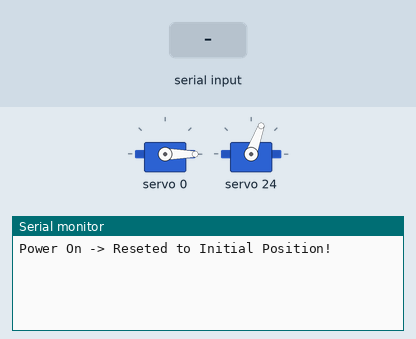
The sketch below on a simulated Arduino Uno, built with avr-gcc and run on an emulated ATmega328P. On the bench: 2 × servo, the last lines printed to the serial monitor. Inputs (shaded band) come from the test bench.

Above: at 1.2 s.
1.3 s: "I\n" received over Serial
At 2.5 s:
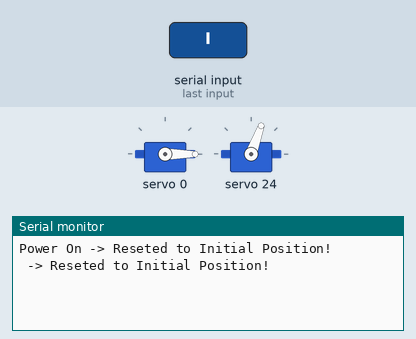
2.8 s: "S\n" received over Serial
At 3.3 s:
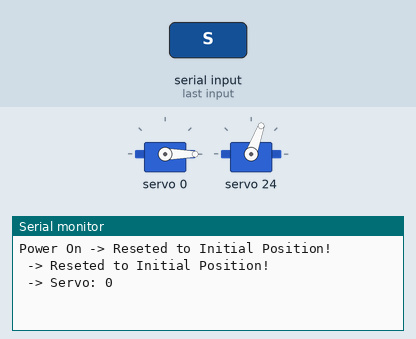
4.3 s: "F\n" received over Serial
At 5.3 s:
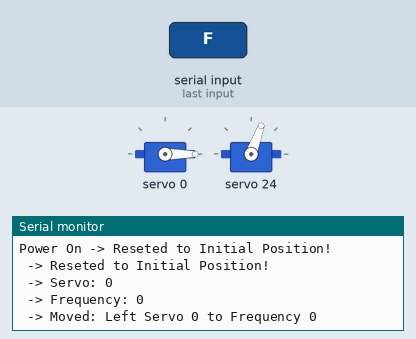

The sketch:

Odrins_first_steps.ino
```cpp
#include <Wire.h>
#include <Adafruit_PWMServoDriver.h>

Adafruit_PWMServoDriver rPwm = Adafruit_PWMServoDriver(0x40);
Adafruit_PWMServoDriver lPwm = Adafruit_PWMServoDriver(0x41);

int servo = -1;
int freq = -1;
int side = 0;

#define SERV_QTY 9
#define PROP_QTY 3

uint16_t rServos[SERV_QTY][PROP_QTY];
uint16_t lServos[SERV_QTY][PROP_QTY];

void initServoParameters() {

  /* ------How pulses work---------------
  */
//degrees = map(pulselength, SERVOMIN, SERVOMAX, 0, 180);
	//Set max, min and initial values for all servos...
	//Leg 0


		rServos[0][0] = 260; //min value
		rServos[0][1] = 590; //max value
		rServos[0][2] = 300; //initial value

		rServos[1][0] = 90; //min value 90
		rServos[1][1] = 0;  //max value
		rServos[1][2] = 0;  //initial value

		rServos[2][0] = 0;  //min value
		rServos[2][1] = 0;  //max value
		rServos[2][2] = 0;  //initial value

	//Leg 1
		rServos[3][0] = 0;  //min value
		rServos[3][1] = 0;  //max value
		rServos[3][2] = 0;  //initial value

		rServos[4][0] = 0;  //min value
		rServos[4][1] = 0;  //max value
		rServos[4][2] = 0;  //initial value

		rServos[5][0] = 0;  //min value
		rServos[5][1] = 0;  //max value
		rServos[5][2] = 0;  //initial value

	//Leg 2
		rServos[6][0] = 0;  //min value
		rServos[6][1] = 0;  //max value
		rServos[6][2] = 0;  //initial value

		rServos[7][0] = 0;  //min value
		rServos[7][1] = 0;  //max value
		rServos[7][2] = 0;  //initial value

		rServos[8][0] = 0;  //min value
		rServos[8][1] = 0;  //max value
		rServos[8][2] = 0;  //initial value

	//Leg 3
		lServos[0][0] = 0;  //min value
		lServos[0][1] = 0;  //max value
		lServos[0][2] = 0;  //initial value

		lServos[1][0] = 0;  //min value 90
		lServos[1][1] = 0;  //max value
		lServos[1][2] = 0;  //initial value

		lServos[2][0] = 0;  //min value
		lServos[2][1] = 0;  //max value
		lServos[2][2] = 0;  //initial value

	//Leg 4
		lServos[3][0] = 0;  //min value
		lServos[3][1] = 0;  //max value
		lServos[3][2] = 0;  //initial value

		lServos[4][0] = 0;  //min value
		lServos[4][1] = 0;  //max value
		lServos[4][2] = 0;  //initial value

		lServos[5][0] = 0;  //min value
		lServos[5][1] = 0;  //max value
		lServos[5][2] = 0;  //initial value

	//Leg 5
		lServos[6][0] = 0;  //min value
		lServos[6][1] = 0;  //max value
		lServos[6][2] = 0;  //initial value

		lServos[7][0] = 0;  //min value
		lServos[7][1] = 0;  //max value
		lServos[7][2] = 0;  //initial value

		lServos[8][0] = 0;  //min value
		lServos[8][1] = 0;  //max value
		lServos[8][2] = 0;  //initial value
}

void setup() {

	initServoParameters();

	servo = -1;
	freq = -1;
	side = 0;

	Serial.begin(19200);
	Serial.write("Power On");

	rPwm.begin();
	rPwm.setPWMFreq(50);  // Analog servos run at ~60 Hz updates

	lPwm.begin();
	lPwm.setPWMFreq(50);  // Analog servos run at ~60 Hz updates

	InitialPosition();

	yield();
}


void InitialPosition() {
	for (uint8_t i = 0; i < SERV_QTY; i++)
	{
		rPwm.setPWM(i, 0, rServos[i][3]);
		lPwm.setPWM(i, 0, lServos[i][3]);
	}
	Serial.println(" -> Reseted to Initial Position! ");
}

/**
 * Function that reads serial strings and returns it
 **/
String ReadSerialString() {
	String content = "";
	char letter;

	// While receiving something from serial...
	while (Serial.available() > 0) {
		// Read byte from serial
		letter = Serial.read();
		// Ignore break row char
		if (letter != '\n') {
			// Concact values
			content.concat(letter);
		}
		// wait for serial buffer read next letters
		delay(10);
	}
	return content;
}


void loop() {
	// If receives something from serial...
	if (Serial.available() > 0) {
		// read string received
		String received = ReadSerialString();
		received.toUpperCase();

		if (received.substring(0, 1) == "I") {
			InitialPosition();
		}

		if (received.substring(0, 1) == "S") {
			servo = received.substring(1).toInt();
			Serial.print(" -> Servo: ");
			Serial.println(servo);
		}

		if (received.substring(0, 1) == "F") {
			freq = received.substring(1).toInt();
			Serial.print(" -> Frequency: ");
			Serial.println(freq);
		}

		if (received.substring(0, 1) == "L" || received.substring(0, 1) == "E") {
			Serial.println(" -> Left Side ");
			side = 0;
		}

		if (received.substring(0, 1) == "R" || received.substring(0, 1) == "D") {
			Serial.println(" -> Right Side ");
			side = 1;
		}

		delay(250);
	}

	if (servo > -1 && freq > -1)
	{
		if (side == 0) {
			lPwm.setPWM(servo, 0, freq);
			Serial.print(" -> Moved: Left Servo ");
			Serial.print(servo);
			Serial.print(" to Frequency ");
			Serial.println(freq);
		}
		else {
			rPwm.setPWM(servo, 0, freq);
			Serial.print(" -> Moved: Right Servo ");
			Serial.print(servo);
			Serial.print(" to Frequency ");
			Serial.println(freq);
		}
		freq = -1;
		delay(2000);
	}
}
```

Measured:
- after the input at 1.3 s, the serial monitor: prints a new line at once (image 1)
- after the input at 2.8 s, the serial monitor: prints a new line at once (image 2)
- after the input at 4.3 s, the serial monitor: prints a new line at once (image 3)
